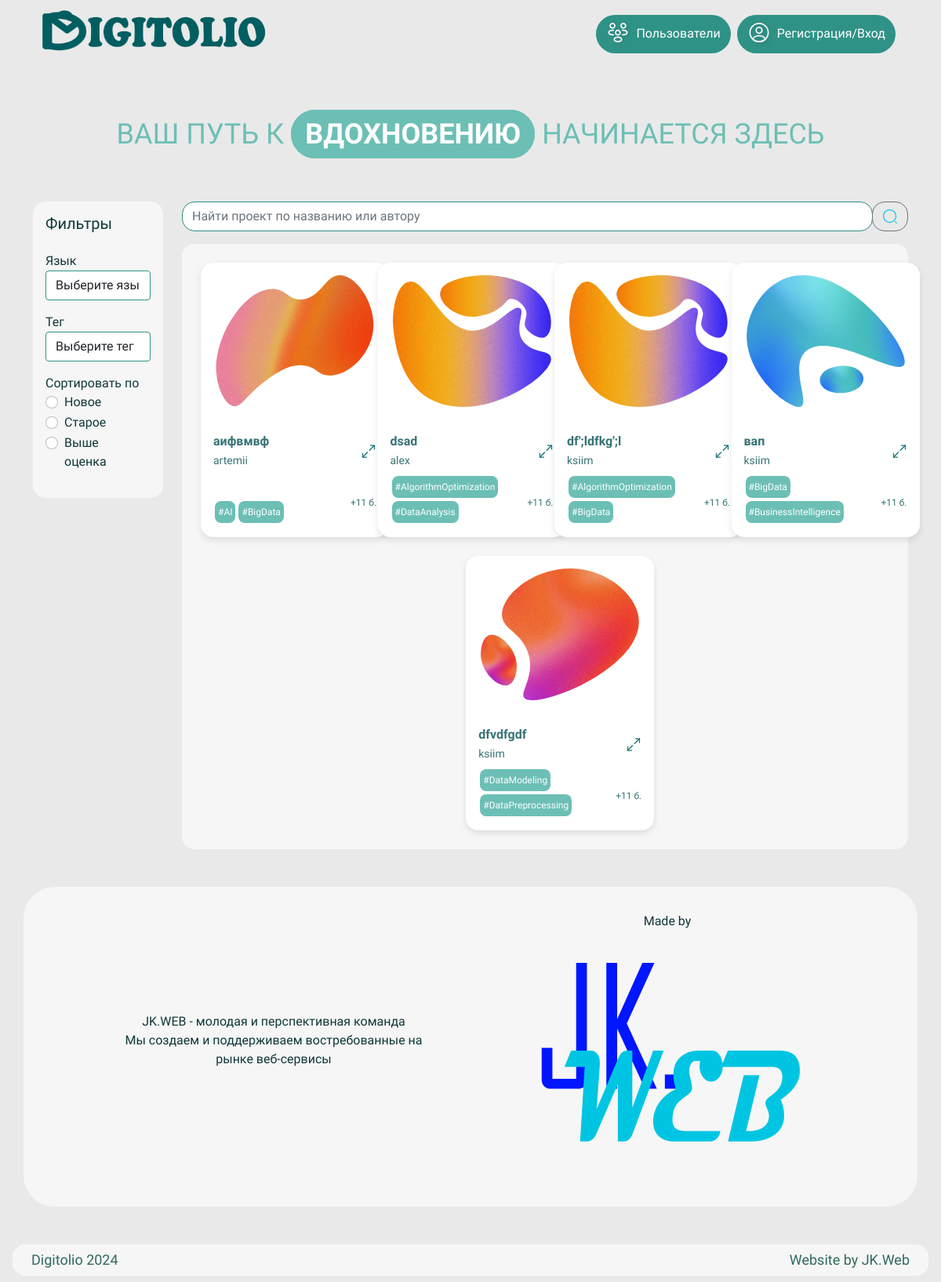
The app's page /, older data.
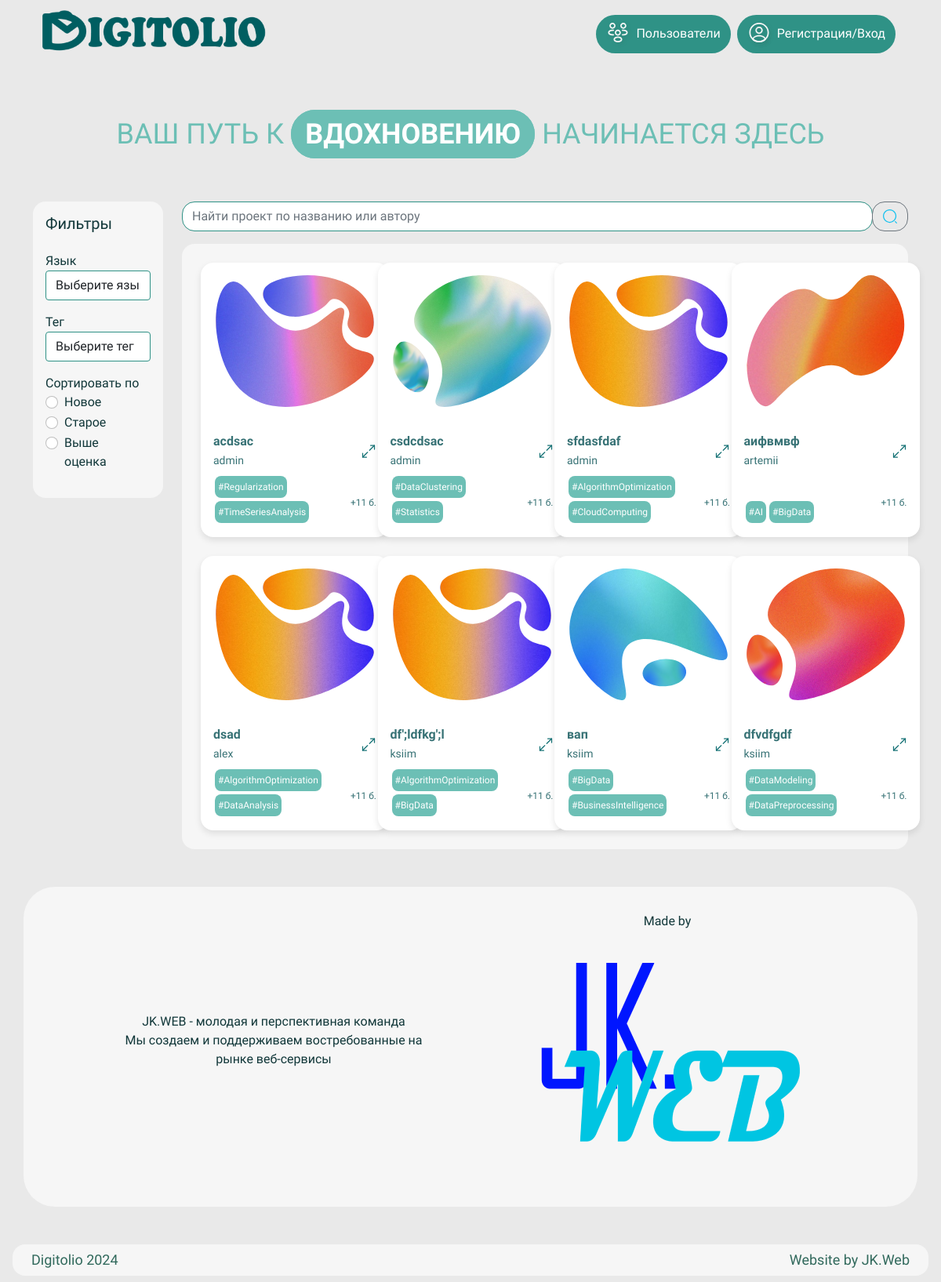
The same page, newer data.
### projects/models.py (models this page shows, shortened)
class Project(models.Model):
    title = models.CharField(max_length=255, verbose_name='Название')
    description = models.TextField(verbose_name='Описание')
    author = models.ForeignKey(User, on_delete=models.CASCADE, related_name='projects', verbose_name='Автор', null=True)
    tags = models.ManyToManyField(Tag, blank=True, verbose_name='Теги')
    programming_language = models.TextField(choices=PROGRAMMING_LANGUAGES, null=True, blank=True)
    created_at = models.DateTimeField(auto_now_add=True, verbose_name='Дата создания')
    updated_at = models.DateTimeField(auto_now=True, verbose_name='Дата обновления')
    link_on_code = models.CharField(max_length=255, verbose_name='Ссылка на гитхаб')
    grade = models.IntegerField(default=0, verbose_name='Оценка')
    class Meta:
        verbose_name = 'Проект'
        verbose_name_plural = 'Проекты'
        ordering = ['-created_at']
    def get_first_tag_image(self):
        default_image = "cpp0.svg"
        if self.tags.exists():
            first_tag = self.tags.first().name
            return f'img/cards/{tag_image_dict.get(first_tag, default_image)}'
        return f'img/cards/{default_image}'

class Tag(models.Model):
    name = models.CharField(max_length=255, verbose_name='Название')
    class Meta:
        verbose_name = 'Тег'
        verbose_name_plural = 'Теги'
        ordering = ['name']
    def __str__(self):
        return self.name

### persons/models.py (models this page shows)
class Person(AbstractUser):
    password = models.CharField(max_length=255, verbose_name='Пароль')
    description = models.TextField(null=True, blank=True, verbose_name='Описание')
    year = models.IntegerField(null=True, blank=True, verbose_name='Год обучения')
    team = models.CharField(max_length=10, null=True, blank=True, verbose_name='Команда')
    avatar = models.ImageField(upload_to='avatars/', null=True, blank=True, verbose_name='Аватар')
    profile_background = models.CharField(max_length=255, choices=get_background_image_choices(), null=True, blank=True, verbose_name='Фон профиля', default='profile_background.jpg')
    programming_language = models.TextField(choices=PROGRAMMING_LANGUAGES, null=True, blank=True, verbose_name='Язык программирования')
    tg_url = models.CharField(max_length=50, null=True, blank=True, verbose_name='Telegram')
    discord_url = models.CharField(max_length=50, null=True, blank=True, verbose_name='Discord')
    github_url = models.CharField(max_length=50, null=True, blank=True, verbose_name='Github')
    group = models.ManyToManyField(Group, related_name='persons', blank=True, verbose_name='Группы')
    groups = models.ManyToManyField(
        'auth.Group',
        related_name='persons',
        blank=True,
        help_text='The groups this person belongs to.',
        verbose_name='groups',
    )
    user_permissions = models.ManyToManyField(
        'auth.Permission',
        related_name='persons',
        blank=True,
        help_text='Specific permissions for this person.',
        verbose_name='user permissions',
    )
    class Meta:
        ordering = ['-date_joined']

### projects/views.py (the view)
# urls.py: path('', views.index, name='index'),
def index(request):
    languages = [language[1] for language in PROGRAMMING_LANGUAGES]
    tags = Tag.objects.all()
    projects = Project.objects.all().order_by('-created_at')
    return render(request, 'projects/index.html', context={'projects': projects, 'languages': languages, 'tags': tags})

### templates/projects/index.html (shortened to what this page needs)
<!DOCTYPE html>
{% load static %}
<html>
<head>
    <link href="https://cdn.jsdelivr.net/npm/bootstrap@5.0.2/dist/css/bootstrap.min.css" rel="stylesheet">
    <link rel="stylesheet" href="{% static 'css/main.css' %}">
</head>
<body>
    <header>
        {% include 'includes/header_nav.html' %}
        {% include 'includes/header_hero.html' %}
    </header>
    <main class="container">
        <div class='row'>
            {% include 'projects/includes/filter.html' %}
            <div class='col-md-10 col-lg-10'>
                <div class="row mb-3">
                    <div class="input-group">
                        <input id='project-search' style='border-radius: 1rem;' type="text" class="form-control" placeholder="Найти проект по названию или автору" aria-label="Поиск проектов" aria-describedby="button-addon2">
                        <button id='search-button' style='border-radius: 1rem;' class="btn btn-outline-secondary justify-content-center align-items-center" type="button">
                            <img src="{% static 'img/search.svg' %}" alt="Поиск" class='d-block'>
                        </button>
                    </div>
                </div>
                <div id="projects-list" class="container p-4" style='background-color: #F6F6F6; border-radius: 1rem;'>
                    <div id="projects-row" class="row row-cols-1 row-cols-md-4 g-4 justify-content-center">
                        {% for project in projects %}
                            <div class="col" data-time_created="{{project.created_at}}" data-grade="{{project.grade}}" data-language="{{project.programming_language}}" data-tags="{{project.tags.all|join:", "}}">
                                {% include "projects/includes/new_project_small.html" with project=project %}
                            </div>
                        {% endfor %}
                    </div>
                </div>
            </div>
        </div>
    </main>
    <footer>
        {% include 'includes/hero_footer.html' %}
        {% include 'includes/footer_base.html' %}
    </footer>
</body>
</html>

### templates/projects/includes/new_project_small.html (shortened to what this page needs)
{% load static %}
<div class="project-card">
    <img src="{% static project.get_first_tag_image %}" alt="Project Tag Image" class="card-img img-fluid">
    <div class="project-card-body p-3">
        <div class="project-header">
            <div class="project-title-author">
                <p class="p-0 m-0" style="color: #377275; font-size: 16px; font-weight: bold; margin-bottom: 0px;">{{ project.title }}</p>
                <p class="p-0 m-0" style="color: #377275; font-size: 14px; font-weight: regular">{{ project.author }}</p>
            </div>
            <a class = 'text-decoration-none p-0 m-0' href="{% url 'projects:project_detail' project.id %}">
                <img src="{% static 'img/maximize.svg' %}" alt="Expand" class="p-0 m-0 expand-icon">
            </a>
        </div>
        <div style="display: flex; justify-content: space-between;">
            <div class="tags-container">
                {% for tag in project.tags.all|slice:":2" %}
                    <span class="tag-badge">#{{ tag.name }}</span>
                {% endfor %}
            </div>
            <div class="rating-container">
                <p style="color: #377275; font-size: 12px; font-weight: regular;">+11 б.</p>
            </div>
        </div>
    </div>
</div>

Row changes from the older to the newer data that the page shows:
added Project: title "acdsac", author "admin"
now on this page (row unchanged): Tag: name "Regularization", shown under "acdsac"
now on this page (row unchanged): Tag: name "TimeSeriesAnalysis", shown under "acdsac"
added Project: title "csdcdsac", author "admin"
now on this page (row unchanged): Tag: name "DataClustering", shown under "csdcdsac"
now on this page (row unchanged): Tag: name "Statistics", shown under "csdcdsac"
added Project: title "sfdasfdaf", author "admin", Tag (name "AlgorithmOptimization")
now on this page (row unchanged): Tag: name "CloudComputing", shown under "sfdasfdaf"
